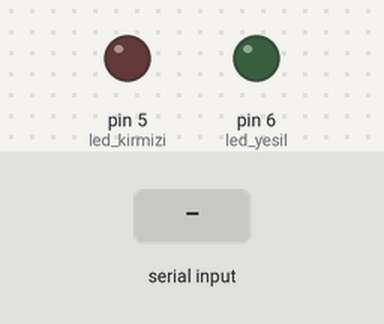
Simulated run of this sketch. Board: Arduino Uno, built with avr-gcc and run on an emulated ATmega328P. Shown: output pins drawn as LEDs (lit = HIGH). Inputs (shaded band) come from the test bench.

Above: at 1.2 s.
1.3 s: "b" received over Serial
At 2.06 s:
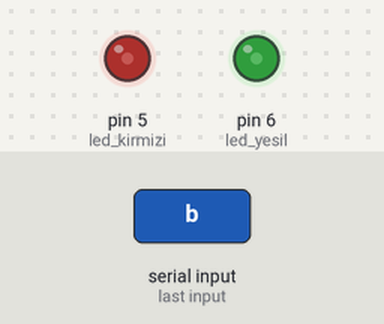
4.3 s: "1" received over Serial
6.5 s: "3" received over Serial
At 7.4 s:
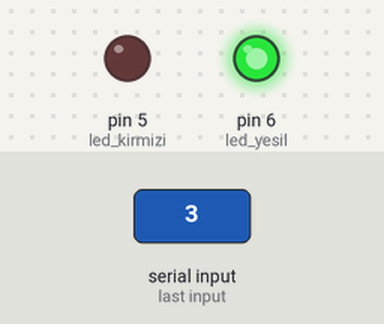
8.0 s: "2" received over Serial
At 8.5 s:
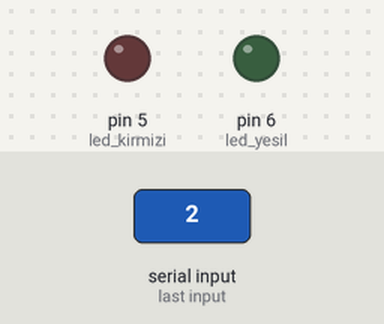
Timing chart, 0 to 10.5 s (numbered marks = the images above; inputs shaded):
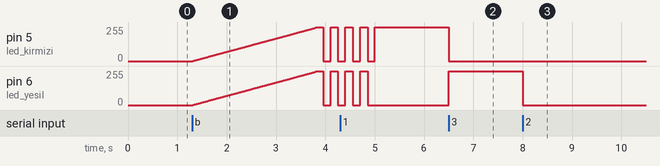

The sketch:

c__.ino
```cpp
#define led_kirmizi 5
#define led_yesil 6
void setup() {
  pinMode(led_yesil,OUTPUT);
  pinMode(led_kirmizi,OUTPUT);
  Serial.begin(9600);
}
void baslangic();
char serialval;
void loop() {
serialval=Serial.read();
if(serialval=='1')
{digitalWrite(led_kirmizi,HIGH);
digitalWrite(led_yesil,LOW);}
else if(serialval=='2')
{digitalWrite(led_kirmizi,LOW);
digitalWrite(led_yesil,LOW);}
else if(serialval=='3')
{digitalWrite(led_yesil,HIGH);
digitalWrite(led_kirmizi,LOW);}
else if(serialval=='b'){baslangic();}


}
void baslangic(){
  int sayi=0;
  for(int i=0;i<250;i++){
    analogWrite(led_kirmizi,sayi);
    analogWrite(led_yesil,sayi);
    sayi=sayi+1;
    delay(10);
    }
    digitalWrite(led_kirmizi,LOW);
    digitalWrite(led_yesil,LOW);
    for (int j=0;j<4;j++)
    {
      digitalWrite(led_kirmizi,HIGH);
      digitalWrite(led_yesil,HIGH);
      delay(150);
      digitalWrite(led_kirmizi,LOW);
      digitalWrite(led_yesil,LOW);
      delay(150);
      }

  }
```

Measured:
- after the input at 1.3 s, pin 5 (led_kirmizi), pin 6 (led_yesil): ramps from 0/255 to 255/255 and jumps back, once every 0.30 s
- after the input at 6.5 s, pin 5 (led_kirmizi): 255/255 → 0/255 at once; pin 6 (led_yesil): 0/255 → 255/255 at once
- after the input at 8.0 s, pin 6 (led_yesil): 255/255 → 0/255 at once
